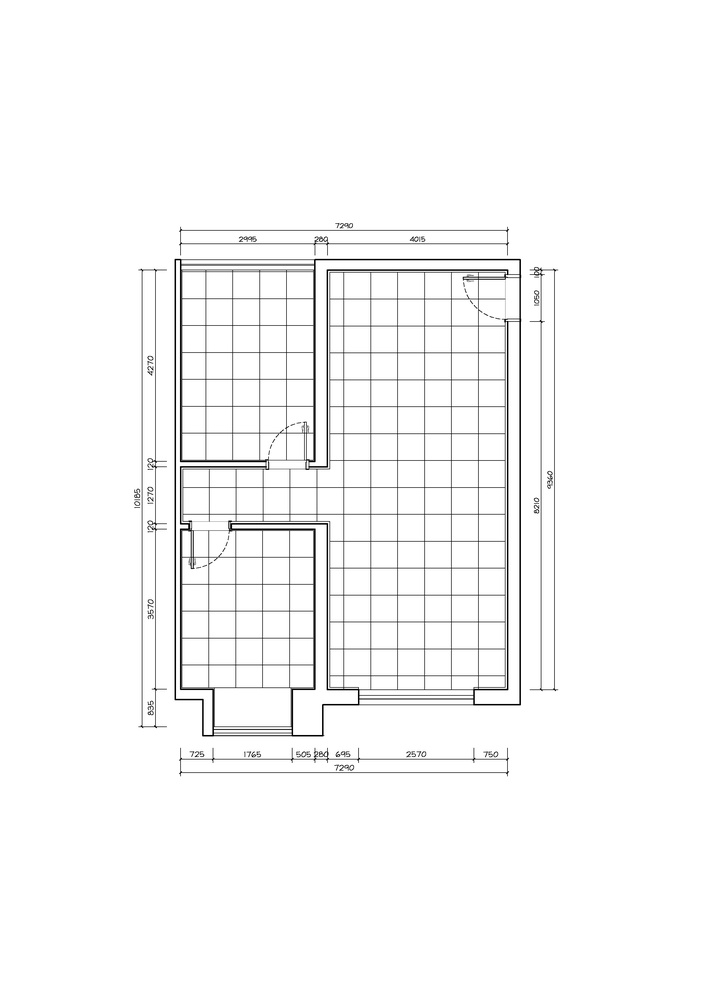
#> input picture cad1.jpg, 706 x 999 px, shrunk from 2479 x 3508 before the run
$ python threshold.py   (older library calls are emulated)
#> lines starting #> are read from the running program, lines starting #| are printed output that depends on the picture; after the words box and inside, x2 and y2 are one past the last pixel; in counts of white or black regions, pixels touching at a corner belong together
#> further down, src is the input picture: shape (999, 706, 3); min 0, max 255, mean 248.9
import cv2 as cv
import numpy as np
from PIL import Image as PilImg
import pytesseract
import os
import sys


def threshold_function(image):
    """
        图像二值化：
    """
    gray = cv.cvtColor(image, cv.COLOR_BGR2GRAY)
    ret, binary = cv.threshold(gray, 0, 255,
                               cv.THRESH_BINARY_INV | cv.THRESH_OTSU)
    print("阈值：%s" % ret)
    cv.imshow("binary", binary)


def big_image_binary(image):
    """
        超大图像二值化
    """
    cw = 256
    ch = 256
    h, w = image.shape[:2]
#> h = 999; w = 706

    gray = cv.cvtColor(image, cv.COLOR_BGR2GRAY)
    for row in range(0, h, ch):  #0~h,步长为256
        for col in range(0, w, cw):  #0~w,步长为256
            roi = gray[row:row + ch, col:col + cw]  #roi区域
            dst = cv.adaptiveThreshold(roi, 255, cv.ADAPTIVE_THRESH_GAUSSIAN_C,
                                       cv.THRESH_BINARY_INV, 127, 10)  #分块局部阈值
            gray[row:row + ch, col:col + cw] = dst
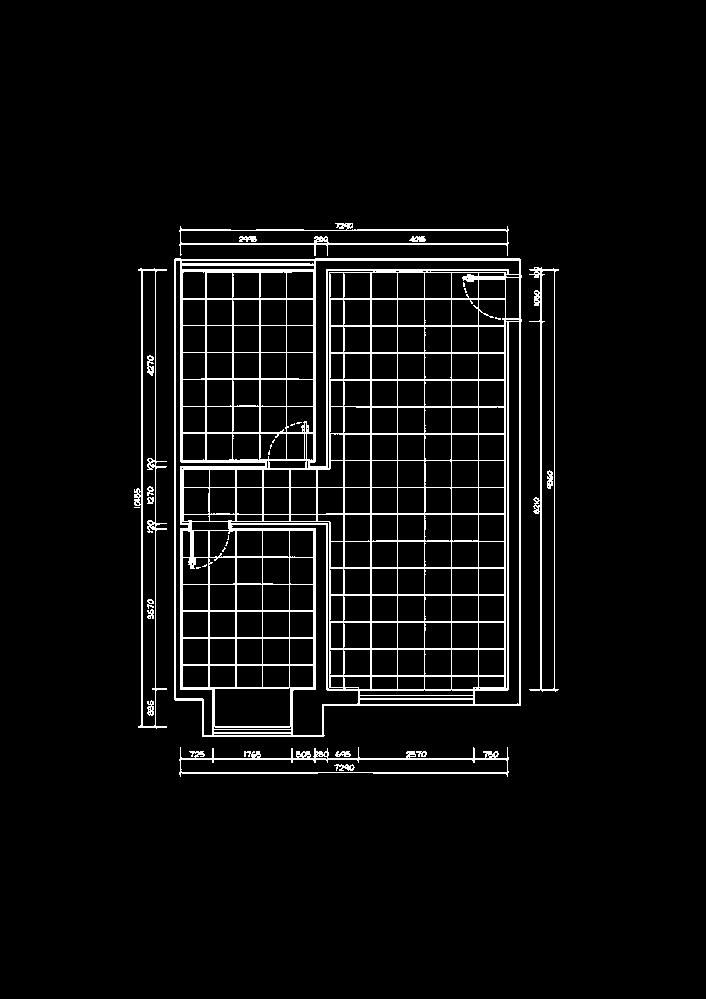
#> gray: shape (999, 706); 5% white in thin lines or dots, all inside (x1, y1, x2, y2) = (134, 223, 559, 777)
#> roi: shape (231, 194); every value is 0
            # print(np.std(dst), np.mean(dst))
    # cv.imshow("Big Binary", gray)
    # cv.imwrite('./binary.jpg',gray)
    return gray


def open_function(image):
    """
        开操作
    """
    binary = big_image_binary(image)  #二值化
    kernel = cv.getStructuringElement(cv.MORPH_RECT, (1, 3))  #结构元素，去掉水平线
    dst = cv.morphologyEx(binary, op=cv.MORPH_OPEN, kernel=kernel)
    # cv.imshow("OPEN",dst)
    cv.imwrite('./open.jpg', dst)


def object_measure(image):
    """
        对象测量
    """
    binary = big_image_binary(image)
    outImage, contours, hireachy = cv.findContours(binary, cv.RETR_EXTERNAL,
                                                   cv.CHAIN_APPROX_SIMPLE)
#> contours = 8 contours, 1 with area under 20; largest, box (x1, y1, x2, y2) and area: (174, 258, 522, 737) 158146, (134, 268, 167, 729) 6592, (529, 267, 559, 692) 6136, (179, 747, 509, 777) 5298, (179, 223, 509, 256) 4920, (335, 751, 351, 757) 52, (416, 751, 427, 757) 33; hireachy = [[1, -1, -1, -1], [2, 0, -1, -1], [3, 1, -1, -1], [4, 2, -1, -1], [5, 3, -1, -1], [6, 4, -1, -1], [7, 5, -1, -1], [-1, 6, -1, -1]]

    print(type(contours))
#| <class 'list'>
    print( enumerate(contours))
#> (printed output is left out)
    print(cv.contourArea(contours[1]))
#| 51.5
    for i, contour in enumerate(contours):
        x, y, w, h = cv.boundingRect(contour)
        mm = cv.moments(contour)
        # cx = mm['m10']/mm['m00']
        # cy = mm['m01']/mm['m00']
        cv.rectangle(image, (x, y), (x + w, y + h), (0, 0, 255), 2)
#> this loop made 8 passes
#> (x, y, w, h) on passes 1, 2, 3, 5, 6, 7, 8: (416, 751, 11, 6), (335, 751, 16, 6), (179, 747, 330, 30), (134, 268, 33, 461), (529, 267, 30, 425), (174, 258, 348, 479), (179, 223, 330, 33)
#> (contour, x, y, w, h) on pass 4: ([[134, 507], [139, 507]], 134, 507, 6, 1)
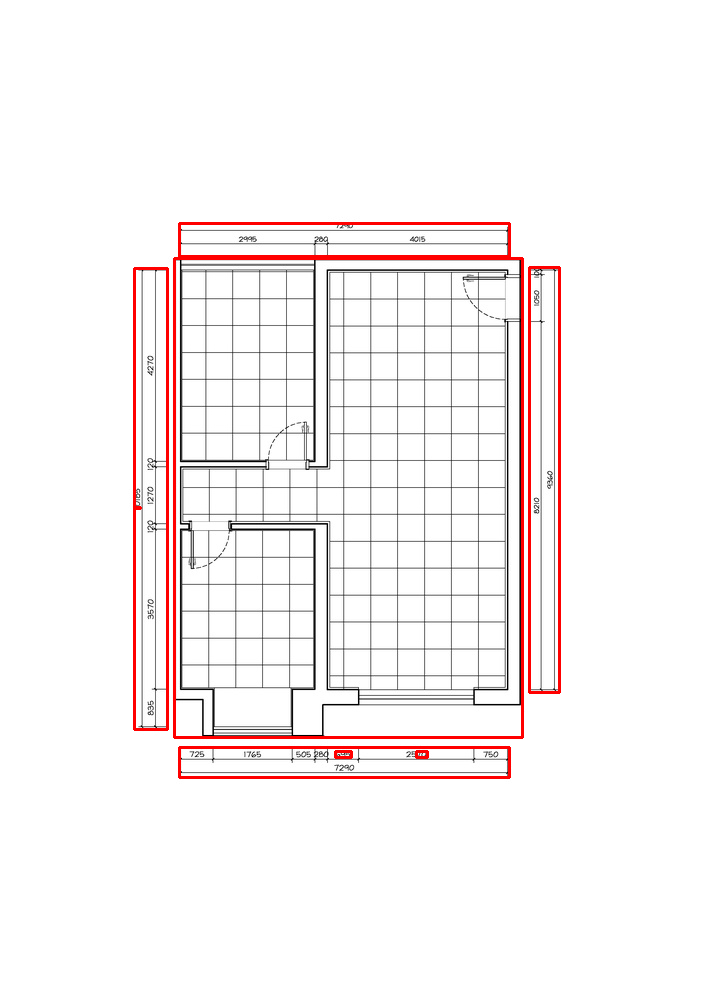
#> image: shape (999, 706, 3); 2.11% of pixels changed, all inside (x1, y1, x2, y2) = (133, 222, 561, 779)
    cv.imwrite('./object_measure.jpg', image)


def ocr_number(image):
    """
        ocr识别数字的区域，然后设置为ROI
    """
    img = PilImg.open('./cad1.jpg')
    text = pytesseract.image_to_string(img)
    # print(text)
    text = text.replace('\n','')

    txt_path = './ocr.txt'
    if os.path.exists(txt_path) == False:
        txt = open(txt_path,'w') #新建txt文件
    else:
        txt = open(txt_path,'a') #不会清空原来txt文件
    txt.write(text)
    txt.write("\n\n")
    txt.close()


src = cv.imread("./cad1.jpg")
# cv.namedWindow("cad", cv.WINDOW_AUTOSIZE)
# cv.imshow("cad", src)
object_measure(src)
# open_function(src)
# ocr_number(src)

cv.waitKey(0)
cv.destroyAllWindows()

$ run again, with cad2.jpg copied over cad1.jpg
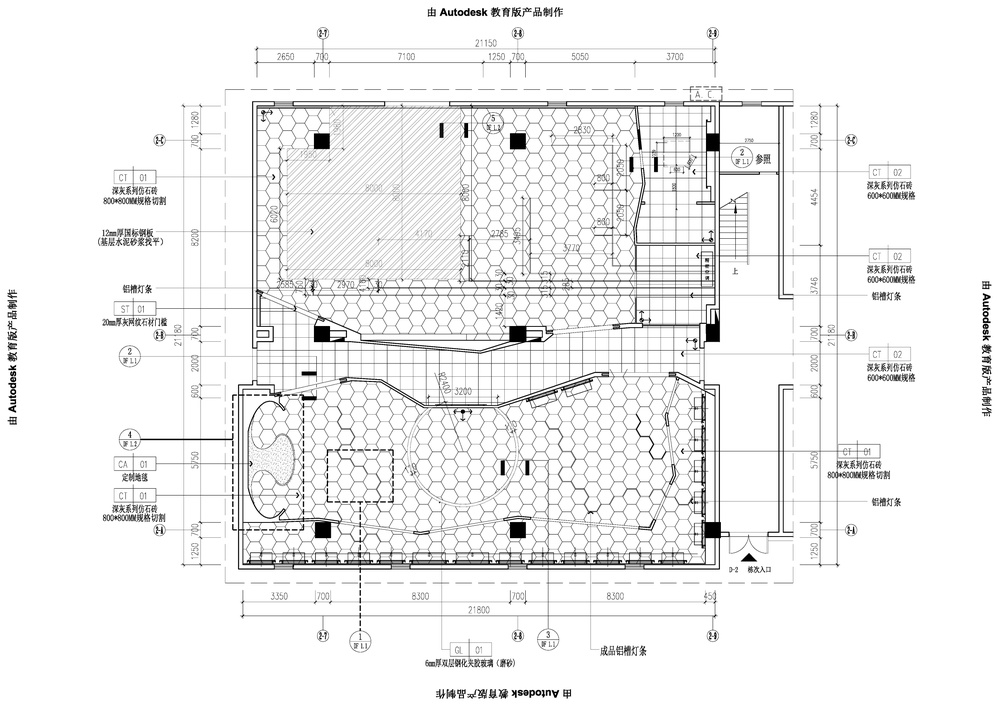
#> input picture cad2.jpg, 999 x 706 px, shrunk from 4963 x 3508 before the run
#> src is the input picture: shape (706, 999, 3); min 0, max 255, mean 240.6
#> after the loop in big_image_binary, `for row in range(0, h, ch):`:
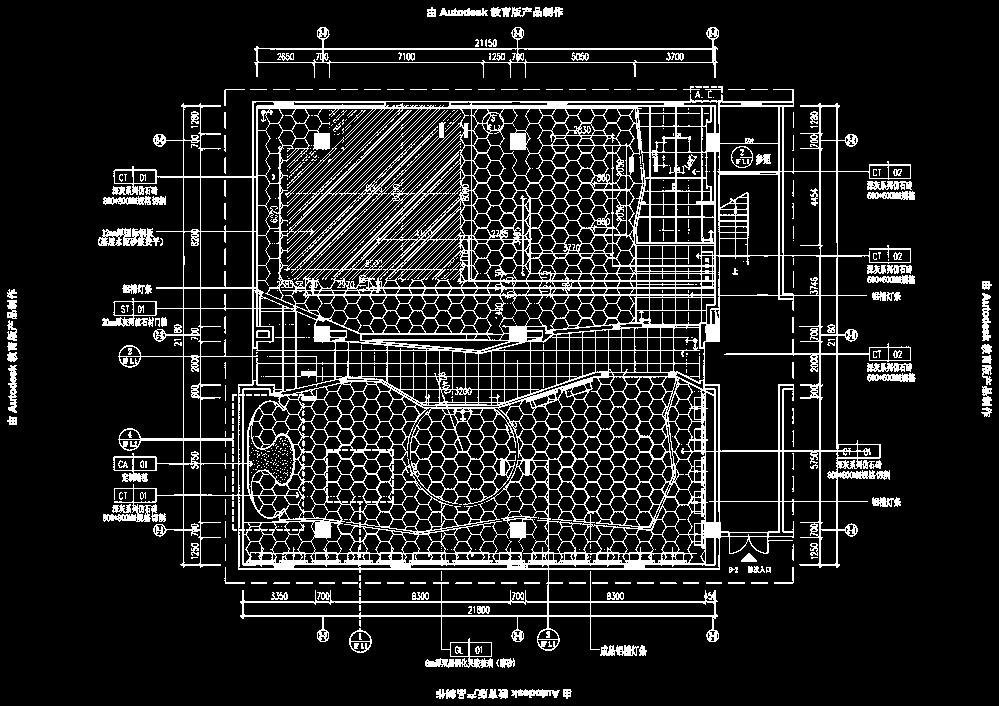
#> gray: shape (706, 999); 13.3% white in thin lines or dots
#> contours = 147 contours, 85 with area under 20; largest, box (x1, y1, x2, y2) and area: (102, 89, 911, 668) 309330, (254, 27, 719, 78) 6882, (98, 228, 160, 246) 713, (349, 628, 372, 653) 384, (867, 191, 915, 200) 266; hireachy = 147 rows, first 6: [1, -1, -1, -1], [2, 0, -1, -1], [3, 1, -1, -1], [4, 2, -1, -1], [5, 3, -1, -1], [6, 4, -1, -1]
#| <class 'list'>
#> (printed output is left out)
#| 211.0
#> the loop in object_measure, `for i, contour in enumerate(contours):` made 147 passes
#> (contour, x, y, w, h) on passes 13, 17, 18, 19, 20, 21: ([[359, 620], [359, 625], [360, 626], [360, 620]], 359, 620, 2, 7), ([[359, 590], [359, 595], [360, 595], [360, 590]], 359, 590, 2, 6), ([[751, 582], [751, 583], [767, 583], [767, 582]], 751, 582, 17, 2), ([[728, 582], [728, 583], [744, 583], [744, 582]], 728, 582, 17, 2), ([[706, 582], [706, 583], [721, 583], [721, 582]], 706, 582, 16, 2), ([[683, 582], [683, 583], [698, 583], [698, 582]], 683, 582, 16, 2)
#> after the loop in object_measure, `for i, contour in enumerate(contours):`:
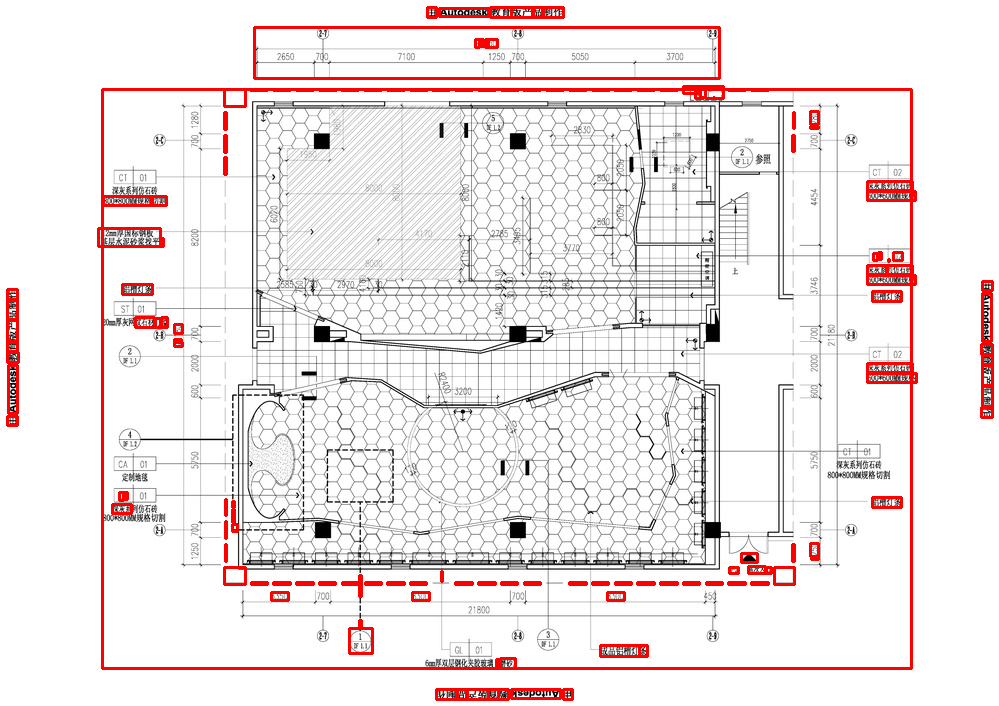
#> image: shape (706, 999, 3); 3.74% of pixels changed, all inside (x1, y1, x2, y2) = (6, 6, 994, 701)
